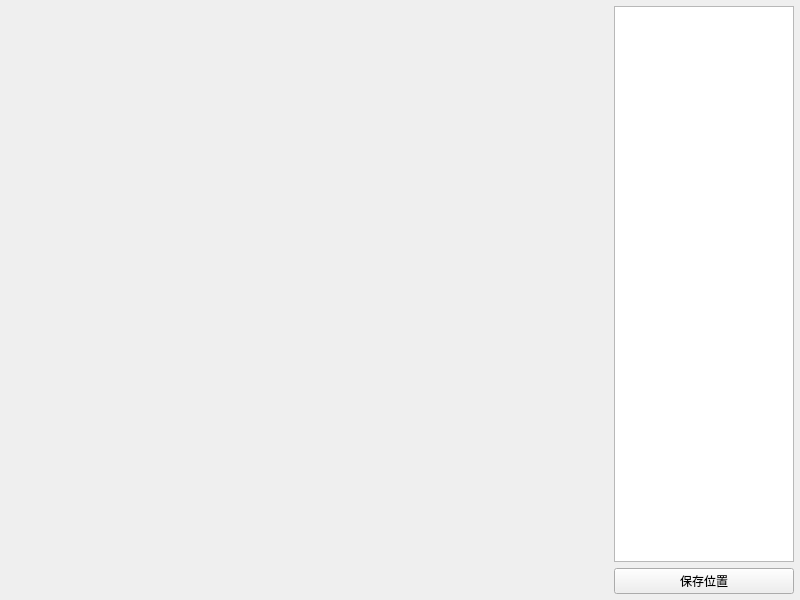
<?xml version="1.0" encoding="UTF-8"?>
<ui version="4.0">
 <class>frmConfigPosition</class>
 <widget class="QWidget" name="frmConfigPosition">
  <property name="geometry">
   <rect>
    <x>0</x>
    <y>0</y>
    <width>800</width>
    <height>600</height>
   </rect>
  </property>
  <property name="windowTitle">
   <string>Form</string>
  </property>
  <layout class="QHBoxLayout" name="horizontalLayout">
   <property name="leftMargin">
    <number>6</number>
   </property>
   <property name="topMargin">
    <number>6</number>
   </property>
   <property name="rightMargin">
    <number>6</number>
   </property>
   <property name="bottomMargin">
    <number>6</number>
   </property>
   <item>
    <widget class="QLabel" name="labMap">
     <property name="text">
      <string/>
     </property>
     <property name="alignment">
      <set>Qt::AlignCenter</set>
     </property>
    </widget>
   </item>
   <item>
    <widget class="QWidget" name="widgetRight" native="true">
     <property name="minimumSize">
      <size>
       <width>180</width>
       <height>0</height>
      </size>
     </property>
     <property name="maximumSize">
      <size>
       <width>180</width>
       <height>16777215</height>
      </size>
     </property>
     <layout class="QVBoxLayout" name="verticalLayout">
      <property name="leftMargin">
       <number>0</number>
      </property>
      <property name="topMargin">
       <number>0</number>
      </property>
      <property name="rightMargin">
       <number>0</number>
      </property>
      <property name="bottomMargin">
       <number>0</number>
      </property>
      <item>
       <widget class="QListWidget" name="listWidget">
        <property name="horizontalScrollBarPolicy">
         <enum>Qt::ScrollBarAlwaysOff</enum>
        </property>
       </widget>
      </item>
      <item>
       <widget class="QWidget" name="widget" native="true">
        <layout class="QHBoxLayout" name="horizontalLayout_2">
         <property name="leftMargin">
          <number>0</number>
         </property>
         <property name="topMargin">
          <number>0</number>
         </property>
         <property name="rightMargin">
          <number>0</number>
         </property>
         <property name="bottomMargin">
          <number>0</number>
         </property>
         <item>
          <widget class="QPushButton" name="btnSave">
           <property name="text">
            <string>保存位置</string>
           </property>
           <property name="icon">
            <iconset resource="../../other/main.qrc">
             <normaloff>:/image/btn_save.png</normaloff>:/image/btn_save.png</iconset>
           </property>
          </widget>
         </item>
        </layout>
       </widget>
      </item>
     </layout>
    </widget>
   </item>
  </layout>
 </widget>
 <resources>
  <include location="../../other/main.qrc"/>
 </resources>
 <connections/>
</ui>
